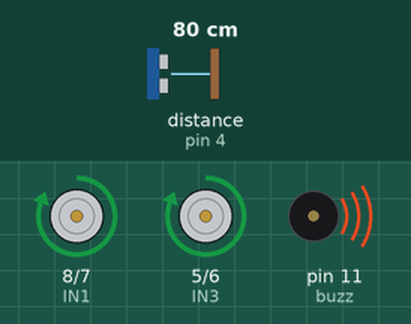
Simulated run of this sketch. Board: Arduino Uno, built with avr-gcc and run on an emulated ATmega328P. On the bench: motor-driver pin pairs drawn as motors (green arrow = first pin HIGH = forward, orange = second pin HIGH = backward, longer = more drive, scaled by the enable pin), buzzer (waves = sounding, pin HIGH). Wiring (inferred from the names in the program): ultrasonic range finder: trigger pin 3; echo pin 4. Inputs (shaded band) come from the test bench; at power-on: distance to the obstacle (sensor on pin 4) 80 cm. The echo pulse lasts 58.3 µs per cm; pins used as bus, display or sensor lines are not drawn.

Above: at 1.8 s.
1.9 s: distance to the obstacle (sensor on pin 4) set to 13 cm
3.4 s: distance to the obstacle (sensor on pin 4) set to 10 cm
At 3.45 s:
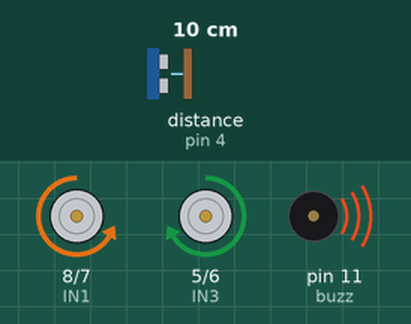
6.4 s: distance to the obstacle (sensor on pin 4) set to 18 cm
At 7.3 s:
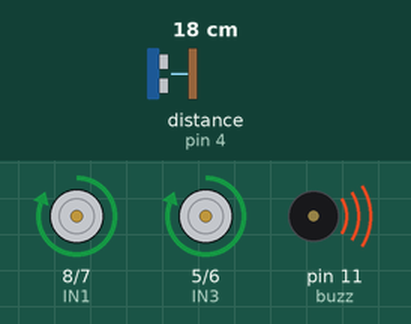
7.9 s: distance to the obstacle (sensor on pin 4) set to 2 cm
At 8.05 s:
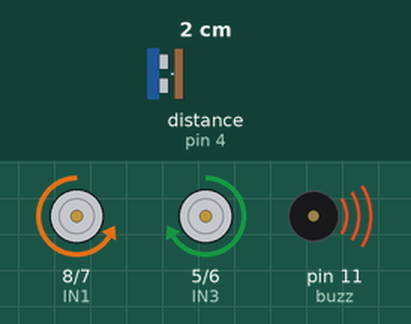
Timing chart, 0 to 10.9 s (numbered marks = the images above; inputs shaded):
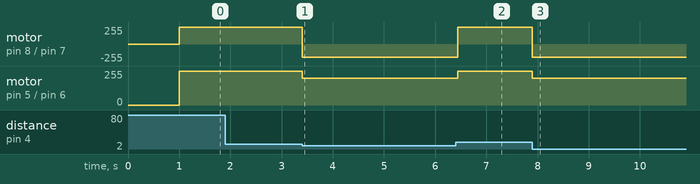

Measured:
- the behaviour switches between 12 and 11 cm on distance to the obstacle (sensor on pin 4) (found by bisection; images 0 and 1)
- after the input at 1.9 s, every drawn part: stays the same
- after the input at 3.4 s, motor on pin 8 (IN1) / pin 7 (IN2): forward 255/255 → backward 200/255 at once; motor on pin 5 (IN3) / pin 6 (IN4): forward 255/255 → forward 200/255 at once
- after the input at 6.4 s, motor on pin 8 (IN1) / pin 7 (IN2): backward 200/255 → forward 255/255 at once; motor on pin 5 (IN3) / pin 6 (IN4): forward 200/255 → forward 255/255 at once
- after the input at 7.9 s, motor on pin 8 (IN1) / pin 7 (IN2): forward 255/255 → backward 200/255 at once; motor on pin 5 (IN3) / pin 6 (IN4): forward 255/255 → forward 200/255 at once

The sketch:

edge_avoider.ino
```cpp
int EN1 = 9;
int EN2 = 10;
int IN1 = 8;
int IN2 = 7;
int IN3 = 5;
int IN4 = 6;
int i=1;
int buzz = 11;
#define trigPin 3
#define echoPin 4

void Motor1(int pwm, boolean reverse)
        {
          analogWrite(EN1,pwm); //set pwm control, 0 for stop, and 255 for maximum speed
         if(reverse)
         {
          digitalWrite(IN1,HIGH);
          digitalWrite(IN2,LOW);
         }
        else
        {
          digitalWrite(IN1,LOW);
          digitalWrite(IN2,HIGH);
         }
        }

void Motor2(int pwm, boolean reverse)
        {
          analogWrite(EN2,pwm);
         if(reverse)
         {
          digitalWrite(IN3,HIGH);
           digitalWrite(IN4,LOW);
         }
        else
        {
          digitalWrite(IN3,LOW);
          digitalWrite(IN4,HIGH);
         }
        }


void setup()
{
  Serial.begin(9600);
  for(int i=5;i<=10;i++)  //For Arduino Motor driver
  pinMode(i, OUTPUT);  //set pin 5,6,7,8,9,10 to output mode
  pinMode(trigPin, OUTPUT);
  pinMode(echoPin, INPUT);
  pinMode(buzz, OUTPUT);
  digitalWrite(buzz, HIGH);
}


 void loop()
{
  delay(1000);
  while(i==1)
  {
    long duration, distance;
    digitalWrite(trigPin, LOW);
    delayMicroseconds(2);
    digitalWrite(trigPin, HIGH);
    delayMicroseconds(10);
    digitalWrite(trigPin, LOW);
    duration = pulseIn(echoPin, HIGH);
    distance = (duration/2) / 29.1;
    if(distance <= 10)
    {
       Motor1(200,false);  //You can change the speed, such as Motor(50,true)
       Motor2(200,true);
       delay(100);
       Motor1(255,true);  //You can change the speed, such as Motor(50,true)
       Motor2(255,true);
    }
    else
    {
      Motor1(255,true);  //You can change the speed, such as Motor(50,true)
      Motor2(255,true);
    }
  }
}
```
